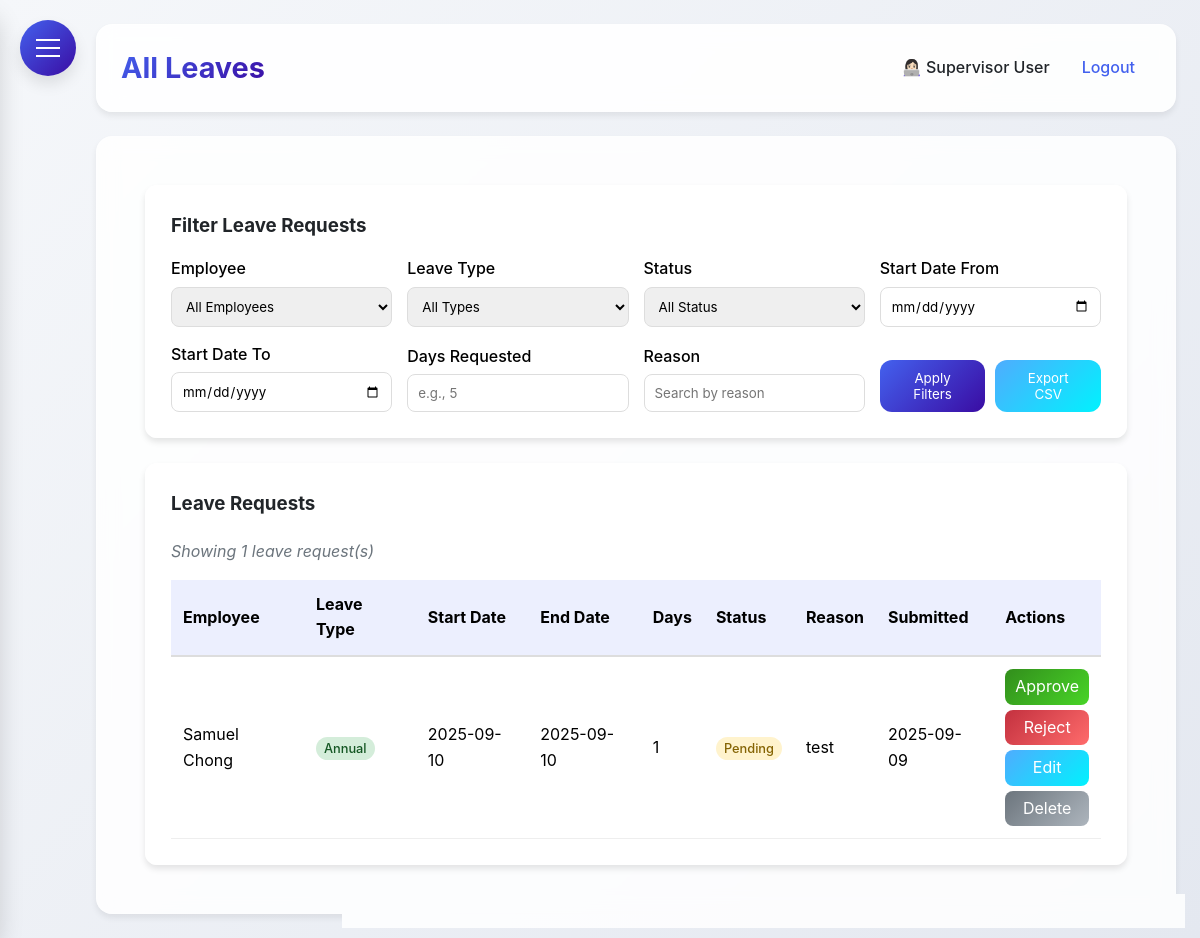
Page /all_leaves (signed in) on the earlier database version.
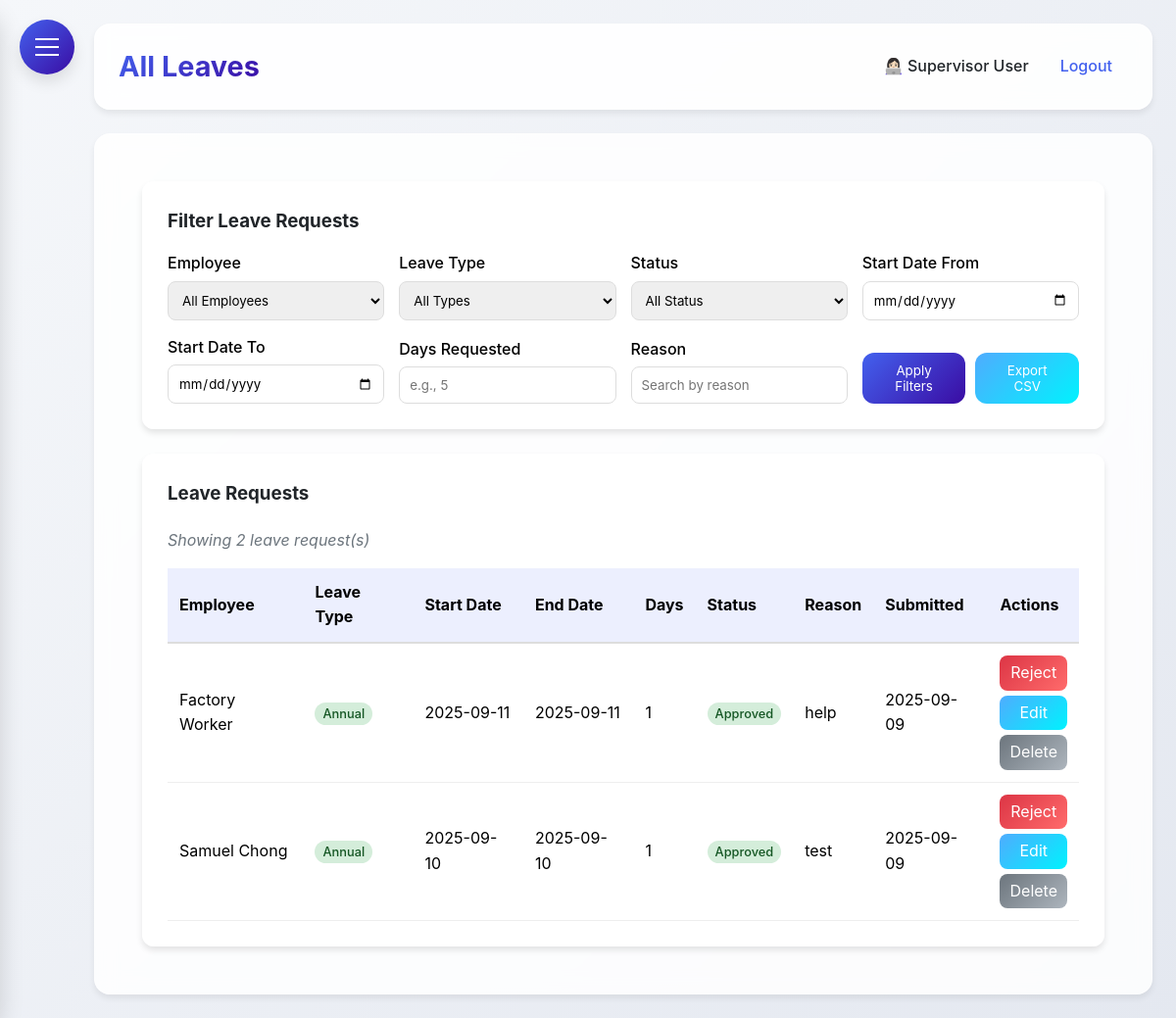
Same page on the later database version.
### HerculesSystem.py (models this page shows, shortened)
class LeaveRequest(db.Model):
    id = db.Column(db.Integer, primary_key=True)
    employee_id = db.Column(db.Integer, db.ForeignKey('employee.id'), nullable=False)
    start_date = db.Column(db.Date, nullable=False)
    end_date = db.Column(db.Date, nullable=False)
    leave_type = db.Column(db.String(50), nullable=False)
    reason = db.Column(db.Text)
    attachment_filename = db.Column(db.String(255))
    status = db.Column(db.String(20), default='pending')
    days_requested = db.Column(db.Integer, nullable=False)
    created_at = db.Column(db.DateTime, default=datetime.utcnow)
    approved_at = db.Column(db.DateTime)
    employee = db.relationship('Employee', backref=db.backref('leave_requests', lazy=True))

class Employee(UserMixin, db.Model):
    id = db.Column(db.Integer, primary_key=True)
    username = db.Column(db.String(80), unique=True, nullable=False)
    password = db.Column(db.String(120), nullable=False)
    full_name = db.Column(db.String(120), nullable=False)
    email = db.Column(db.String(120), unique=True, nullable=False)
    nationality = db.Column(db.String(80), nullable=False)
    employee_id = db.Column(db.String(80), unique=True, nullable=False)
    hire_date = db.Column(db.Date)
    is_admin = db.Column(db.Boolean, default=False)
    user_type = db.Column(db.String(20), default='employee')
    last_clock_in = db.Column(db.DateTime)
    last_clock_out = db.Column(db.DateTime)
    last_lunch_start = db.Column(db.DateTime)
    last_lunch_end = db.Column(db.DateTime)
    leave_balances = db.relationship('LeaveBalance', back_populates='employee', lazy=True)

### HerculesSystem.py (the view)
@app.route('/all_leaves')
@login_required
def all_leaves():
    if current_user.user_type not in ['admin', 'supervisor']:
        flash('You do not have permission to view all leaves.', 'danger')
        return redirect(url_for('leaves'))
    print("DEBUG: Entering all_leaves route")  # debugging
    employee_id = request.args.get('employee_id', '')
    leave_type = request.args.get('leave_type', '')
    status = request.args.get('status', '')
    start_date_filter = request.args.get('start_date_filter', '')
    end_date_filter = request.args.get('end_date_filter', '')
    days_requested = request.args.get('days_requested', '')
    reason = request.args.get('reason', '')
    query = LeaveRequest.query.join(Employee, LeaveRequest.employee_id == Employee.id)
    if employee_id:
        query = query.filter(LeaveRequest.employee_id == employee_id)
    if leave_type:
        query = query.filter(LeaveRequest.leave_type == leave_type)
    if status:
        query = query.filter(LeaveRequest.status == status)
    if start_date_filter:
        try:
            start_date = datetime.strptime(start_date_filter, '%d-%m-%y').date()
            query = query.filter(LeaveRequest.start_date >= start_date)
        except ValueError:
            pass
    if end_date_filter:
        try:
            end_date = datetime.strptime(end_date_filter, '%d-%m-%y').date()
            query = query.filter(LeaveRequest.start_date <= end_date)
        except ValueError:
            pass
    if days_requested:
        try:
            query = query.filter(LeaveRequest.days_requested == int(days_requested))
        except ValueError:
            pass
    if reason:
        query = query.filter(LeaveRequest.reason.ilike(f'%%{reason}%%'))
    all_requests = query.order_by(LeaveRequest.created_at.desc()).all()
    employees = Employee.query.all()
    return render_template('all_leaves.html', all_requests=all_requests, employees=employees)

### HerculesSystem.py (called while the page is built)
@app.after_request
def add_security_headers(response):
    response.headers['Permissions-Policy'] = 'geolocation=()'
    return response

@login_manager.user_loader
def load_user(user_id):
    return db.session.get(Employee, int(user_id))

@app.context_processor
def inject_now():
    return {'now': datetime.utcnow()}

@app.before_request
def before_request():
    if request.url.startswith('https://'):
        new_url = request.url.replace('https://', 'http://', 1)
        return redirect(new_url, code=301)

### templates/all_leaves.html (shortened to what the changed rows need)
{% extends "base.html" %}
{% block content %}
<div class="dashboard-container">
    <div class="glass" style="padding: 25px; border-radius: 12px;">
        <h3 style="margin-bottom: 20px;">Leave Requests</h3>
        {% if all_requests %}
        <p style="margin-bottom: 15px; font-style: italic; color: #6c757d;">
            Showing {{ all_requests|length }} leave request(s)
        </p>
        <div style="overflow-x: auto;">
            <table style="width: 100%; border-collapse: collapse;">
                <thead>
                    <tr style="background: rgba(67, 97, 238, 0.1);">
                        <th style="padding: 12px; text-align: left; border-bottom: 2px solid #ddd; color: #000000;">Employee</th>
                        <th style="padding: 12px; text-align: left; border-bottom: 2px solid #ddd; color: #000000;">Leave Type</th>
                        <th style="padding: 12px; text-align: left; border-bottom: 2px solid #ddd; color: #000000;">Start Date</th>
                        <th style="padding: 12px; text-align: left; border-bottom: 2px solid #ddd; color: #000000;">End Date</th>
                        <th style="padding: 12px; text-align: left; border-bottom: 2px solid #ddd; color: #000000;">Days</th>
                        <th style="padding: 12px; text-align: left; border-bottom: 2px solid #ddd; color: #000000;">Status</th>
                        <th style="padding: 12px; text-align: left; border-bottom: 2px solid #ddd; color: #000000;">Reason</th>
                        <th style="padding: 12px; text-align: left; border-bottom: 2px solid #ddd; color: #000000;">Submitted</th>
                        <th style="padding: 12px; text-align: left; border-bottom: 2px solid #ddd; color: #000000;">Actions</th>
                    </tr>
                </thead>
                <tbody>
                    {% for request in all_requests %}
                    <tr style="transition: background 0.3s;">
                        <td style="padding: 12px; border-bottom: 1px solid #eee; color: #000000;">{{ request.employee.full_name }}</td>
                        <td style="padding: 12px; border-bottom: 1px solid #eee;">
                            <span style="
                                padding: 4px 8px;
                                border-radius: 12px;
                                font-size: 0.8rem;
                                font-weight: 500;
                                {% if request.leave_type == 'annual' %}background: #d4edda; color: #155724;
                                {% elif request.leave_type == 'medical' %}background: #cce5ff; color: #004085;
                                {% elif request.leave_type == 'maternity' %}background: #fff3cd; color: #856404;
                                {% elif request.leave_type == 'compassionate' %}background: #f8d7da; color: #721c24;
                                {% elif request.leave_type == 'marriage' %}background: #e2e3e5; color: #383d41;
                                {% elif request.leave_type == 'hospitalised' %}background: #d1ecf1; color: #0c5460;
                                {% elif request.leave_type == 'socso_mc' %}background: #d6d8d9; color: #383d41;
                                {% endif %}
                            ">
                                {{ request.leave_type|title }}
                            </span>
                        </td>
                        <td style="padding: 12px; border-bottom: 1px solid #eee; color: #000000;">{{ request.start_date.strftime('%Y-%m-%d') }}</td>
                        <td style="padding: 12px; border-bottom: 1px solid #eee; color: #000000;">{{ request.end_date.strftime('%Y-%m-%d') }}</td>
                        <td style="padding: 12px; border-bottom: 1px solid #eee; color: #000000;">{{ request.days_requested }}</td>
                        <td style="padding: 12px; border-bottom: 1px solid #eee;">
                            <span style="
                                padding: 4px 8px;
                                border-radius: 12px;
                                font-size: 0.8rem;
                                font-weight: 500;
                                {% if request.status == 'approved' %}background: #d4edda; color: #155724;
                                {% elif request.status == 'rejected' %}background: #f8d7da; color: #721c24;
                                {% else %}background: #fff3cd; color: #856404;
                                {% endif %}
                            ">
                                {{ request.status|title }}
                            </span>
                        </td>
                        <td style="padding: 12px; border-bottom: 1px solid #eee; color: #000000;">{{ request.reason|truncate(30) }}</td>
                        <td style="padding: 12px; border-bottom: 1px solid #eee; color: #000000;">{{ request.created_at.strftime('%Y-%m-%d') }}</td>
                        <td style="padding: 12px; border-bottom: 1px solid #eee;">
                            <div style="display: flex; flex-direction: column; gap: 5px;">
                                {% if request.status == 'pending' %}
                                <a href="{{ url_for('approve_leave', request_id=request.id) }}"
                                   style="background: linear-gradient(135deg, #328e1c 0%, #48d427 100%); color: white; padding: 5px 10px; border-radius: 8px; text-decoration: none; text-align: center; transition: transform 0.2s, box-shadow 0.2s;">
                                    Approve
                                </a>
                                <a href="{{ url_for('reject_leave', request_id=request.id) }}"
                                   style="background: linear-gradient(135deg, #c3313f 0%, #ff6b6b 100%); color: white; padding: 5px 10px; border-radius: 8px; text-decoration: none; text-align: center; transition: transform 0.2s, box-shadow 0.2s;">
                                    Reject
                                </a>
                                {% elif request.status == 'approved' %}
                                <a href="{{ url_for('reject_approved_leave', request_id=request.id) }}"
                                   style="background: linear-gradient(135deg, #dc3545 0%, #ff6b6b 100%); color: white; padding: 5px 10px; border-radius: 8px; text-decoration: none; text-align: center; transition: transform 0.2s, box-shadow 0.2s;"
                                   onclick="return confirm('Are you sure you want to reject this approved leave? An email will be sent to the employee.')">
                                    Reject
                                </a>
                                {% endif %}
                                <a href="{{ url_for('admin_edit_leave', request_id=request.id) }}"
                                   style="background: linear-gradient(135deg, #4facfe 0%, #00f2fe 100%); color: white; padding: 5px 10px; border-radius: 8px; text-decoration: none; text-align: center; transition: transform 0.2s, box-shadow 0.2s;">
                                    Edit
                                </a>
                                <a href="{{ url_for('admin_delete_leave', request_id=request.id) }}"
                                   style="background: linear-gradient(135deg, #6c757d 0%, #adb5bd 100%); color: white; padding: 5px 10px; border-radius: 8px; text-decoration: none; text-align: center; transition: transform 0.2s, box-shadow 0.2s;"
                                   onclick="return confirm('Are you sure you want to delete this leave request? This action cannot be undone.')">
                                    Delete
                                </a>
                            </div>
                        </td>
                    </tr>
                    {% endfor %}
                </tbody>
            </table>
        </div>
        {% else %}
        <p style="text-align: center; color: #6c757d; padding: 40px;">No leave requests found.</p>
        {% endif %}
    </div>
</div>
{% endblock %}

Differences in the rows shown:
added LeaveRequest: employee.full_name "Factory Worker", leave_type "Annual", start_date "2025-09-11", end_date "2025-09-11", days_requested "1", status "Approved", reason "help", created_at "2025-09-09"
changed LeaveRequest "test": status "Pending" → "Approved"; no longer shows "Approve"
Other differences:
{{ all_requests|length }}: "1" → "2"
